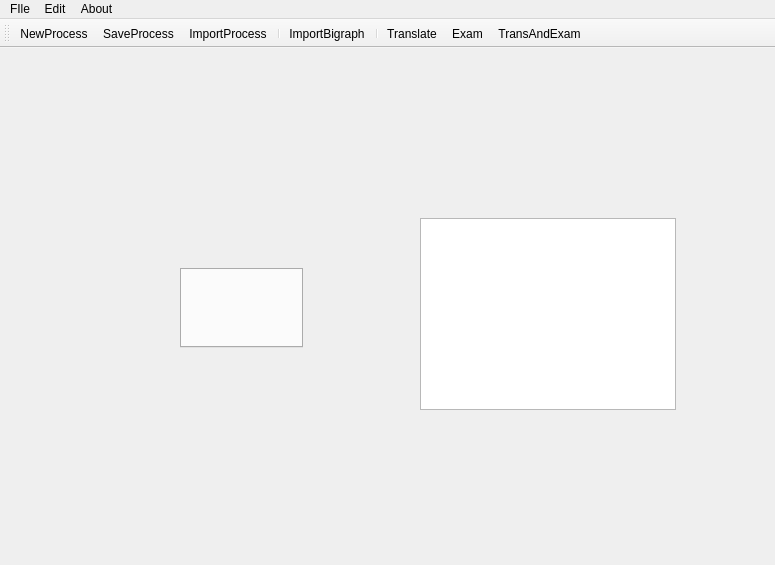
<?xml version="1.0" encoding="UTF-8"?>
<ui version="4.0">
 <class>MainWindow</class>
 <widget class="QMainWindow" name="MainWindow">
  <property name="geometry">
   <rect>
    <x>0</x>
    <y>0</y>
    <width>775</width>
    <height>565</height>
   </rect>
  </property>
  <property name="windowTitle">
   <string>MainWindow</string>
  </property>
  <widget class="QWidget" name="centralWidget">
   <widget class="QTextEdit" name="textEdit">
    <property name="geometry">
     <rect>
      <x>420</x>
      <y>170</y>
      <width>256</width>
      <height>192</height>
     </rect>
    </property>
   </widget>
   <widget class="QTabWidget" name="tabWidget">
    <property name="geometry">
     <rect>
      <x>180</x>
      <y>220</y>
      <width>123</width>
      <height>80</height>
     </rect>
    </property>
    <property name="currentIndex">
     <number>-1</number>
    </property>
   </widget>
  </widget>
  <widget class="QMenuBar" name="menuBar">
   <property name="geometry">
    <rect>
     <x>0</x>
     <y>0</y>
     <width>775</width>
     <height>31</height>
    </rect>
   </property>
   <widget class="QMenu" name="menuFIle">
    <property name="title">
     <string>FIle</string>
    </property>
    <addaction name="actionNewProcess"/>
    <addaction name="actionImportProcess"/>
    <addaction name="actionSaveProcess"/>
    <addaction name="separator"/>
    <addaction name="actionImportBigraph"/>
   </widget>
   <widget class="QMenu" name="menuEdit">
    <property name="title">
     <string>Edit</string>
    </property>
    <addaction name="actionTranslate"/>
    <addaction name="actionExam"/>
    <addaction name="actionTransAndExam"/>
    <addaction name="separator"/>
    <addaction name="actionCopy"/>
    <addaction name="actionPaste"/>
    <addaction name="actionCut"/>
    <addaction name="actionUndo"/>
    <addaction name="actionRedo"/>
   </widget>
   <widget class="QMenu" name="menuAbout">
    <property name="title">
     <string>About</string>
    </property>
    <addaction name="actionVersion"/>
   </widget>
   <addaction name="menuFIle"/>
   <addaction name="menuEdit"/>
   <addaction name="menuAbout"/>
  </widget>
  <widget class="QToolBar" name="toolBar">
   <property name="windowTitle">
    <string>toolBar</string>
   </property>
   <attribute name="toolBarArea">
    <enum>TopToolBarArea</enum>
   </attribute>
   <attribute name="toolBarBreak">
    <bool>false</bool>
   </attribute>
   <addaction name="actionNewProcess"/>
   <addaction name="actionSaveProcess"/>
   <addaction name="actionImportProcess"/>
   <addaction name="separator"/>
   <addaction name="actionImportBigraph"/>
   <addaction name="separator"/>
   <addaction name="actionTranslate"/>
   <addaction name="actionExam"/>
   <addaction name="actionTransAndExam"/>
  </widget>
  <action name="actionNewProcess">
   <property name="icon">
    <iconset resource="pic.qrc">
     <normaloff>:/img/newProcess.png</normaloff>:/img/newProcess.png</iconset>
   </property>
   <property name="text">
    <string>NewProcess</string>
   </property>
  </action>
  <action name="actionImportProcess">
   <property name="icon">
    <iconset resource="pic.qrc">
     <normaloff>:/img/openProcess.png</normaloff>:/img/openProcess.png</iconset>
   </property>
   <property name="text">
    <string>ImportProcess</string>
   </property>
  </action>
  <action name="actionSaveProcess">
   <property name="icon">
    <iconset resource="pic.qrc">
     <normaloff>:/img/saveProcess.png</normaloff>:/img/saveProcess.png</iconset>
   </property>
   <property name="text">
    <string>SaveProcess</string>
   </property>
  </action>
  <action name="actionImportBigraph">
   <property name="icon">
    <iconset resource="pic.qrc">
     <normaloff>:/img/openBigraph.png</normaloff>:/img/openBigraph.png</iconset>
   </property>
   <property name="text">
    <string>ImportBigraph</string>
   </property>
  </action>
  <action name="actionTranslate">
   <property name="icon">
    <iconset resource="pic.qrc">
     <normaloff>:/img/translate .png</normaloff>:/img/translate .png</iconset>
   </property>
   <property name="text">
    <string>Translate</string>
   </property>
  </action>
  <action name="actionExam">
   <property name="icon">
    <iconset resource="pic.qrc">
     <normaloff>:/img/exam.png</normaloff>:/img/exam.png</iconset>
   </property>
   <property name="text">
    <string>Exam</string>
   </property>
  </action>
  <action name="actionTransAndExam">
   <property name="icon">
    <iconset resource="pic.qrc">
     <normaloff>:/img/transAndExam.png</normaloff>:/img/transAndExam.png</iconset>
   </property>
   <property name="text">
    <string>TransAndExam</string>
   </property>
  </action>
  <action name="actionCopy">
   <property name="icon">
    <iconset resource="pic.qrc">
     <normaloff>:/img/copy.png</normaloff>:/img/copy.png</iconset>
   </property>
   <property name="text">
    <string>copy</string>
   </property>
   <property name="shortcut">
    <string>Ctrl+C</string>
   </property>
  </action>
  <action name="actionPaste">
   <property name="icon">
    <iconset resource="pic.qrc">
     <normaloff>:/img/paste.png</normaloff>:/img/paste.png</iconset>
   </property>
   <property name="text">
    <string>paste</string>
   </property>
   <property name="shortcut">
    <string>Ctrl+V</string>
   </property>
  </action>
  <action name="actionCut">
   <property name="icon">
    <iconset resource="pic.qrc">
     <normaloff>:/img/cut.png</normaloff>:/img/cut.png</iconset>
   </property>
   <property name="text">
    <string>cut</string>
   </property>
   <property name="shortcut">
    <string>Ctrl+X</string>
   </property>
  </action>
  <action name="actionUndo">
   <property name="icon">
    <iconset resource="pic.qrc">
     <normaloff>:/img/edit_undo.png</normaloff>:/img/edit_undo.png</iconset>
   </property>
   <property name="text">
    <string>undo</string>
   </property>
   <property name="shortcut">
    <string>Ctrl+Z</string>
   </property>
  </action>
  <action name="actionRedo">
   <property name="icon">
    <iconset resource="pic.qrc">
     <normaloff>:/img/edit_redo.png</normaloff>:/img/edit_redo.png</iconset>
   </property>
   <property name="text">
    <string>redo</string>
   </property>
   <property name="shortcut">
    <string>Ctrl+Y</string>
   </property>
  </action>
  <action name="actionVersion">
   <property name="icon">
    <iconset resource="pic.qrc">
     <normaloff>:/img/version.png</normaloff>:/img/version.png</iconset>
   </property>
   <property name="text">
    <string>version</string>
   </property>
  </action>
 </widget>
 <layoutdefault spacing="6" margin="11"/>
 <resources>
  <include location="pic.qrc"/>
 </resources>
 <connections/>
</ui>
